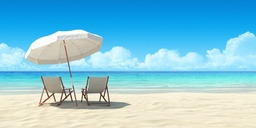
#> input picture opencv/python by example/Chapter06/images/beach.jpg, 256 x 128 px, shrunk from 500 x 250 before the run, found by its file name
$ python expand_image_by_seam_carving.py images/beach.jpg 5   (older library calls are emulated)
#> lines starting #> are read from the running program, lines starting #| are printed output that depends on the picture
#> further down, img_input is the input picture: shape (128, 256, 3); mean B, G, R 219.8, 198.8, 133.1
"""
page 275

"""
import sys
import cv2
import numpy as np
import getpass

BASE_FOLDER = 'C:/Users/'+ getpass.getuser() +'/Pictures/Saved Pictures/'
# "modrain.jpg"#"grains.jpg" "fishing_house.jpg"#
mimg = "beach.jpg"
path = BASE_FOLDER + mimg
scaling_factor = 1.1
# Draw vertical seam on top of the image
def overlay_vertical_seam(img, seam):
    img_seam_overlay = np.copy(img)

    # Extract the list of points from the seam
    x_coords, y_coords = np.transpose([(i,int(j)) for i,j in enumerate(seam)])

    # Draw a green line on the image using the list of points
    img_seam_overlay[x_coords, y_coords] = (0,255,0)
    return img_seam_overlay

# Compute the energy matrix from the input image
def compute_energy_matrix(img):
    gray = cv2.cvtColor(img, cv2.COLOR_BGR2GRAY)
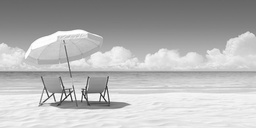
#> gray: shape (128, 256); min 26, max 255, mean 181.6
    sobel_x = cv2.Sobel(gray, cv2.CV_64F, 1, 0, ksize=3)
    sobel_y = cv2.Sobel(gray, cv2.CV_64F, 0, 1, ksize=3)
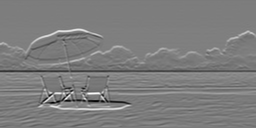
#> sobel_y: shape (128, 256) float64; min -575, max 608, mean 7.8; drawn with min black and max white
    abs_sobel_x = cv2.convertScaleAbs(sobel_x)
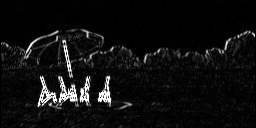
#> abs_sobel_x: shape (128, 256); min 0, max 255, mean 15.1
    abs_sobel_y = cv2.convertScaleAbs(sobel_y)
    return cv2.addWeighted(abs_sobel_x, 0.5, abs_sobel_y, 0.5, 0)
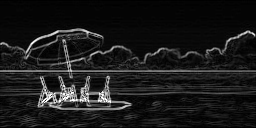
#> returned value: shape (128, 256); min 0, max 255, mean 25.9

# Find the vertical seam
def find_vertical_seam(img, energy):
    rows, cols = img.shape[:2]

    # Initialize the seam vector with 0 for each element
    seam = np.zeros(img.shape[0])

    # Initialize distance and edge matrices
    dist_to = np.zeros(img.shape[:2]) + float('inf')
    dist_to[0,:] = np.zeros(img.shape[1])
    edge_to = np.zeros(img.shape[:2])

    # Dynamic programming; iterate using double loop and compute
    #the paths efficiently
    for row in range(rows-1):
        for col in range(cols):
            if col != 0 and \
            dist_to[row+1, col-1] > dist_to[row, col] + energy[row+1, col-1]:
                dist_to[row+1, col-1] = dist_to[row, col] + energy[row+1, col-1]
                edge_to[row+1, col-1] = 1

            if dist_to[row+1, col] > dist_to[row, col] + energy[row+1, col]:
                dist_to[row+1, col] = dist_to[row, col] + energy[row+1, col]
                edge_to[row+1, col] = 0

            if col != cols-1:
                if dist_to[row+1, col+1] > dist_to[row, col] + energy[row+1, col+1]:
                    dist_to[row+1, col+1] = dist_to[row, col] + energy[row+1, col+1]
                    edge_to[row+1, col+1] = -1

    # Retracing the path
    seam[rows-1] = np.argmin(dist_to[rows-1, :])
    for i in (x for x in reversed(range(rows)) if x > 0):
        seam[i-1] = seam[i] + edge_to[i, int(seam[i])]

    return seam

# Add a vertical seam to the image
def add_vertical_seam(img, seam, num_iter):
    seam = seam + num_iter
    rows, cols = img.shape[:2]
    zero_col_mat = np.zeros((rows,1,3), dtype=np.uint8)
    img_extended = np.hstack((img, zero_col_mat))

    for row in range(rows):
        for col in range(cols, int(seam[row]), -1):
            img_extended[row, col] = img[row, col-1]

        # To insert a value between two columns, take the average
        # value of the neighbors. It looks smooth this way and we
        # can avoid unwanted artifacts.
        for i in range(3):
            v1 = img_extended[row, int(seam[row])-1, i]
            v2 = img_extended[row, int(seam[row])+1, i]
            img_extended[row, int(seam[row]), i] = (int(v1)+int(v2))/2

    return img_extended

# Remove vertical seam from the image
def remove_vertical_seam(img, seam):
    rows, cols = img.shape[:2]
    for row in range(rows):
        for col in range(int(seam[row]), cols-1):
            img[row, col] = img[row, col+1]

    img = img[:, 0:cols-1]
    return img

if __name__=='__main__':
    img_input = cv2.imread(path)
    num_seams = 45 #int(sys.argv[2])

    img = np.copy(img_input)
    img_output = np.copy(img_input)
    img_overlay_seam = np.copy(img_input)
    energy = compute_energy_matrix(img)

    for i in range(num_seams):
        seam = find_vertical_seam(img, energy)
        img_overlay_seam = overlay_vertical_seam(img_overlay_seam, seam)
        img = remove_vertical_seam(img, seam)
        img_output = add_vertical_seam(img_output, seam, i)
        energy = compute_energy_matrix(img)
        print('Number of seams added =', i+1)
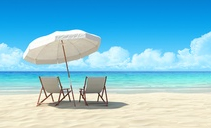
#> img: shape (128, 211, 3); mean of channels 0, 1, 2 217.9, 197.6, 133.7; drawn as B, G, R
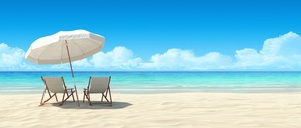
#> img_output: shape (128, 301, 3); mean of channels 0, 1, 2 220.9, 199.7, 133.1; drawn as B, G, R
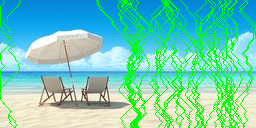
#> img_overlay_seam: shape (128, 256, 3); mean of channels 0, 1, 2 187.3, 205.9, 114.5; drawn as B, G, R

    cv2.imshow('Input', img_input)
    cv2.imshow('Seams', img_overlay_seam)
    cv2.imshow('Output', img_output)
    cv2.waitKey()

$ run again, with opencv/python by example/Chapter05/images/fishing_house.jpg copied over opencv/python by example/Chapter06/images/beach.jpg
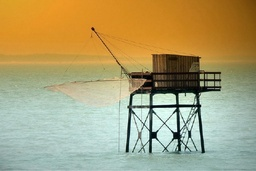
#> input picture opencv/python by example/Chapter05/images/fishing_house.jpg, 256 x 171 px, shrunk from 480 x 320 before the run, found by its file name
#> img_input is the input picture: shape (171, 256, 3); mean B, G, R 114.8, 160.3, 173.2
#> after the loop `for i in range(num_seams):`:
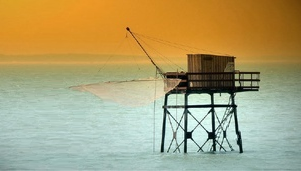
#> img_output: shape (171, 301, 3); mean of channels 0, 1, 2 115.9, 161.7, 174.5; drawn as B, G, R
#> after the loop `for i in range(num_seams):`:
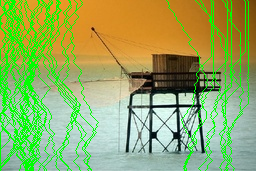
#> img_overlay_seam: shape (171, 256, 3); mean of channels 0, 1, 2 98.2, 172.5, 148; drawn as B, G, R
